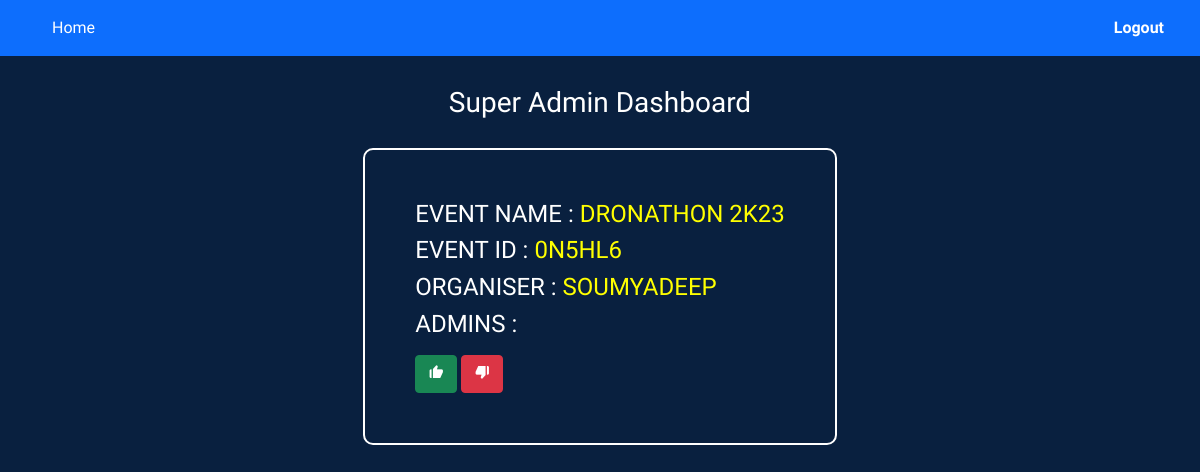
The page /super-admin/sa-event.php?event_id=0N5HL6 (signed in) on the database as committed earlier.
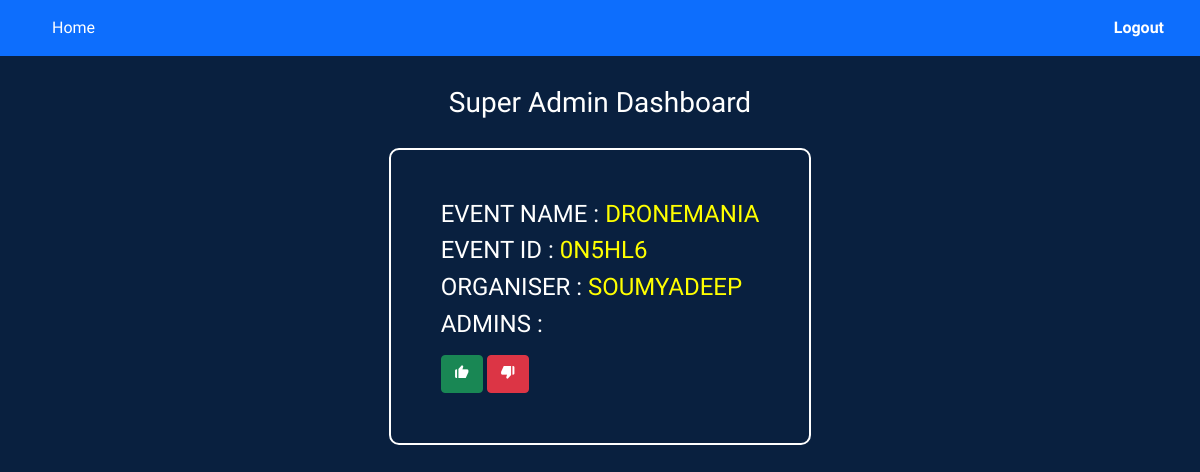
The same page on the database as committed later.
### tables this page shows
CREATE TABLE `events` (
  `event_id` varchar(10) NOT NULL,
  `event_name` varchar(50) NOT NULL,
  `event_s_date` date DEFAULT '2023-01-01',
  `event_s_time` time DEFAULT '00:00:00',
  `event_e_date` date DEFAULT '2023-01-01',
  `event_e_time` time DEFAULT '00:00:00',
  `event_venue` varchar(50) NOT NULL DEFAULT 'Update Your event venue',
  `organizer` varchar(50) NOT NULL,
  `event_desc` varchar(300) NOT NULL DEFAULT 'event buddy description (please update from below )',
  `event_broc` varchar(100) NOT NULL DEFAULT 'event-broucher-01.pdf',
  `c_image1` varchar(100) NOT NULL DEFAULT 'eb-black-bg-logo-16-9.png',
  `c_image2` varchar(100) NOT NULL DEFAULT 'eb-black-bg-logo-16-9.png',
  `c_image3` varchar(100) NOT NULL DEFAULT 'eb-black-bg-logo-16-9.png',
  `approval` int(1) NOT NULL DEFAULT 0,
  `e_slot` int(10) NOT NULL,
  `event_type` varchar(10) DEFAULT NULL
);

### super-admin/sa-event.php (the view, shortened to what this page needs)
<?php
include "../database/db_conn.php";
if (isset($_GET['event_id'])) {
    $event_id = $_GET['event_id'];
?>
    <!DOCTYPE html>
    <html lang="en">
    <head>
        <link rel="stylesheet" href="https://maxcdn.bootstrapcdn.com/bootstrap/4.0.0/css/bootstrap.min.css" />
        <link rel="stylesheet" href="https://use.fontawesome.com/releases/v5.3.1/css/all.css" />
        <link href="//maxcdn.bootstrapcdn.com/bootstrap/4.0.0/css/bootstrap.min.css" rel="stylesheet" id="bootstrap-css" />
        <link href="https://cdn.jsdelivr.net/npm/bootstrap@5.0.2/dist/css/bootstrap.min.css" rel="stylesheet">
        <link rel="stylesheet" href="https://cdn.jsdelivr.net/npm/bootstrap-icons@1.5.0/font/bootstrap-icons.css">
        <link href='https://unpkg.com/boxicons@2.1.4/css/boxicons.min.css' rel='stylesheet'>
        <link rel="stylesheet" href="css/super-admin.css">
    </head>
    <body>
        <nav class="navbar navbar-expand-lg navbar-dark bg-primary">
            <div class="container-fluid">
                <div class="collapse navbar-collapse" id="navbarCollapse">
                    <div class="navbar-nav">
                        <a href="../index.php" class="nav-item nav-link active">Home</a>
                    </div>
                    <div class="navbar-nav ms-auto">
                        <a href="../signup-login/super-admin-logout.php" class="nav-item nav-link active"><strong>Logout</strong></a>
                    </div>
                </div>
            </div>
        </nav>
        <div class="container">
            <div style="padding-bottom: 20px;" id="admin-heading">
                <h3>Super Admin Dashboard</h3>
            </div>
            <?php
            $sql = "SELECT event_admin.a_name, events.event_name,events.organizer ,GROUP_CONCAT(event_admin.a_name, ' (', event_admin.a_email, ')' SEPARATOR '<br>') AS admin_info FROM `events` INNER JOIN event_admin ON events.event_id = event_admin.event_id WHERE events.event_id='{$event_id}' GROUP BY events.event_id";
            $result = $conn->query($sql);
            if ($result->num_rows > 0) {
                while ($row = $result->fetch_assoc()) {
            ?>
                    <div id="sadmin-containt">
                        <h4>EVENT NAME : <span><?php echo $row['event_name']; ?></span></h4>
                        <h4>EVENT ID : <span><?php echo $event_id; ?></span></h4>
                        <h4>ORGANISER : <span><?php echo $row['organizer']; ?></span></h4>
                        <h4>ADMINS : </h4>
                <?php
                }
            } else {
            }
                ?>
                <a class="btn btn-success" href="approval.php?c=1&event_id=<?php echo $event_id; ?>"><i class='bx bxs-like'></i></a>
                <a class="btn btn-danger" href="approval.php?c=2&event_id=<?php echo $event_id; ?>"><i class='bx bxs-dislike'></i></a>
                    </div>
        </div>
    </body>
    </html>
<?php
} else {
    header("location:./sa-login.php");
}
?>

Rows that differ between the two databases and show on the page:
changed events "SOUMYADEEP": event_name "DRONATHON 2K23" → "DRONEMANIA"
